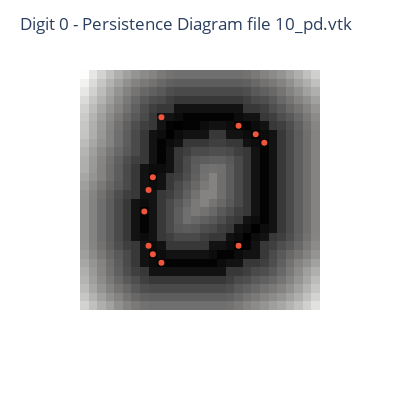

Notebook code for this chart:
### Markdown cell above
or over the filtration that originated the persistence pairs.

### Code cell
digitPrefix = "0/10"
pngFile = os.path.join(IMG_DIR, digitPrefix+".png")
im = io.imread(pngFile)

inside = im > 0
outside = im <= 0

im1 = ndimage.morphology.distance_transform_edt(inside)
im2 = ndimage.morphology.distance_transform_edt(outside)

imf = im2-im1
imf = (imf - np.min(imf))/np.ptp(imf)

cycleFile = os.path.join(VTK_DIR, digitPrefix+"_pd.vtk")
iplot(visualizeComponents(imf, cycleFile))

### Figure 1 — Plotly figure (JSON) as saved in the notebook; plotly's stock layout.template omitted (floating-point values rounded to 4 significant figures; data arrays with more than 128 entries replaced by an {"elided": "..."} marker saying what was removed)
{"data": [{"coloraxis": "coloraxis", "hovertemplate": "x: %{x}<br>y: %{y}<br>color: %{z}<extra></extra>", "name": "0", "type": "heatmap", "xaxis": "x", "yaxis": "y", "z": {"elided": "28x28 float values"}}, {"hoverinfo": "text", "mode": "markers", "text": [0.0798, 0.04674, 0.04674, 0, 0, 0.04674, 0.06558, 0.06558, 0, 0.4788, 0], "type": "scatter", "x": [7, 8, 8, 9, 9, 18, 18, 20, 21, 7.5, 7.5], "y": [16, 12, 21, 5, 22, 6, 20, 7, 8, 20, 13.5]}], "layout": {"coloraxis": {"colorscale": [[0, "rgb(0, 0, 0)"], [0.09091, "rgb(16, 16, 16)"], [0.1818, "rgb(38, 38, 38)"], [0.2727, "rgb(59, 59, 59)"], [0.3636, "rgb(81, 80, 80)"], [0.4545, "rgb(102, 101, 101)"], [0.5455, "rgb(124, 123, 122)"], [0.6364, "rgb(146, 146, 145)"], [0.7273, "rgb(171, 171, 170)"], [0.8182, "rgb(197, 197, 195)"], [0.9091, "rgb(224, 224, 223)"], [1, "rgb(254, 254, 253)"]], "showscale": false}, "height": 400, "margin": {"t": 60}, "title": {"text": "Digit 0 - Persistence Diagram file 10_pd.vtk"}, "width": 400, "xaxis": {"anchor": "y", "constrain": "domain", "domain": [0, 1], "scaleanchor": "y", "showticklabels": false}, "yaxis": {"anchor": "x", "autorange": "reversed", "constrain": "domain", "domain": [0, 1], "showticklabels": false}}}
